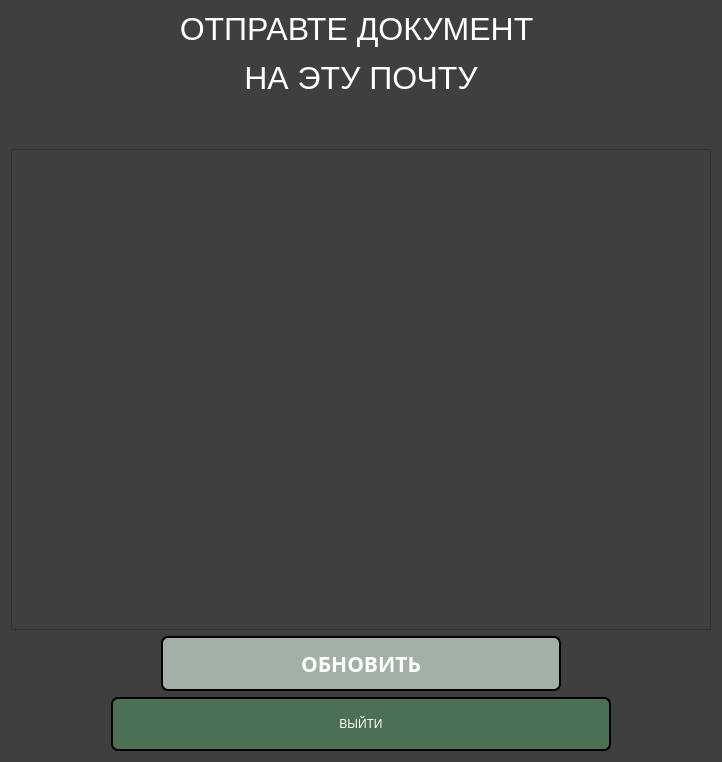
<?xml version="1.0" encoding="UTF-8"?>
<ui version="4.0">
 <class>Dialog</class>
 <widget class="QDialog" name="Dialog">
  <property name="geometry">
   <rect>
    <x>0</x>
    <y>0</y>
    <width>718</width>
    <height>762</height>
   </rect>
  </property>
  <property name="windowTitle">
   <string>Dialog</string>
  </property>
  <property name="styleSheet">
   <string notr="true">background-color:rgb(63, 63, 63)</string>
  </property>
  <layout class="QGridLayout" name="gridLayout">
   <item row="0" column="0">
    <layout class="QVBoxLayout" name="verticalLayout_2">
     <item>
      <widget class="QLabel" name="label">
       <property name="styleSheet">
        <string notr="true">font: 700 16pt &quot;Bell MT&quot;;
color:White; 
font-size: 45px
</string>
       </property>
       <property name="text">
        <string>&lt;html&gt;&lt;head/&gt;&lt;body&gt;&lt;p align=&quot;center&quot;&gt;&lt;span style=&quot; font-size:24pt;&quot;&gt;ОТПРАВТЕ ДОКУМЕНТ &lt;/span&gt;&lt;/p&gt;&lt;p align=&quot;center&quot;&gt;&lt;span style=&quot; font-size:24pt;&quot;&gt;НА ЭТУ ПОЧТУ&lt;/span&gt;&lt;/p&gt;&lt;/body&gt;&lt;/html&gt;</string>
       </property>
      </widget>
     </item>
     <item>
      <widget class="QWidget" name="widget" native="true">
       <property name="sizePolicy">
        <sizepolicy hsizetype="Preferred" vsizetype="Fixed">
         <horstretch>0</horstretch>
         <verstretch>0</verstretch>
        </sizepolicy>
       </property>
       <property name="minimumSize">
        <size>
         <width>0</width>
         <height>40</height>
        </size>
       </property>
       <property name="whatsThis">
        <string>&lt;html&gt;&lt;head/&gt;&lt;body&gt;&lt;p&gt;ccxzcxzc&lt;/p&gt;&lt;/body&gt;&lt;/html&gt;</string>
       </property>
       <property name="styleSheet">
        <string notr="true">background-color:rgb(63, 63, 63)</string>
       </property>
      </widget>
     </item>
    </layout>
   </item>
   <item row="2" column="0">
    <layout class="QVBoxLayout" name="verticalLayout">
     <item alignment="Qt::AlignHCenter|Qt::AlignVCenter">
      <widget class="QPushButton" name="refresh_button_email">
       <property name="minimumSize">
        <size>
         <width>400</width>
         <height>0</height>
        </size>
       </property>
       <property name="maximumSize">
        <size>
         <width>450</width>
         <height>55</height>
        </size>
       </property>
       <property name="font">
        <font>
         <family>Bell MT</family>
         <pointsize>16</pointsize>
         <italic>false</italic>
         <bold>true</bold>
        </font>
       </property>
       <property name="styleSheet">
        <string notr="true">QPushButton {
	font: 700 16pt &quot;Bell MT&quot;;
background-color: rgb(162, 176, 165);
color:White; 
border: 2px solid #000000; 
border-radius: 7px;
widht: 20px;
height: 65px;
}

QPushButton:hover{
background-color: rgb(123, 181, 136);
}

QPushButton:pressed {
background-color: rgb(57, 112, 70);
}
</string>
       </property>
       <property name="text">
        <string>ОБНОВИТЬ</string>
       </property>
      </widget>
     </item>
     <item alignment="Qt::AlignHCenter">
      <widget class="QPushButton" name="exit_button">
       <property name="sizePolicy">
        <sizepolicy hsizetype="Minimum" vsizetype="Fixed">
         <horstretch>0</horstretch>
         <verstretch>0</verstretch>
        </sizepolicy>
       </property>
       <property name="minimumSize">
        <size>
         <width>500</width>
         <height>0</height>
        </size>
       </property>
       <property name="maximumSize">
        <size>
         <width>500</width>
         <height>54</height>
        </size>
       </property>
       <property name="styleSheet">
        <string notr="true">QPushButton {
	font: 700 16pt &quot;Bell MT&quot;;
background-color: rgb(76, 112, 84);
color:White; 
border: 2px solid #000000; 
border-radius: 7px;
widht: 10px;
height: 50px;
}

QPushButton:hover{
background-color: rgb(123, 181, 136);
}

QPushButton:pressed {
background-color: rgb(57, 112, 70);
}
</string>
       </property>
       <property name="text">
        <string>ВЫЙТИ</string>
       </property>
      </widget>
     </item>
    </layout>
   </item>
   <item row="1" column="0">
    <widget class="QListWidget" name="listWidget_email">
     <property name="sizePolicy">
      <sizepolicy hsizetype="Fixed" vsizetype="Expanding">
       <horstretch>0</horstretch>
       <verstretch>0</verstretch>
      </sizepolicy>
     </property>
     <property name="minimumSize">
      <size>
       <width>700</width>
       <height>0</height>
      </size>
     </property>
    </widget>
   </item>
  </layout>
 </widget>
 <resources/>
 <connections/>
</ui>
